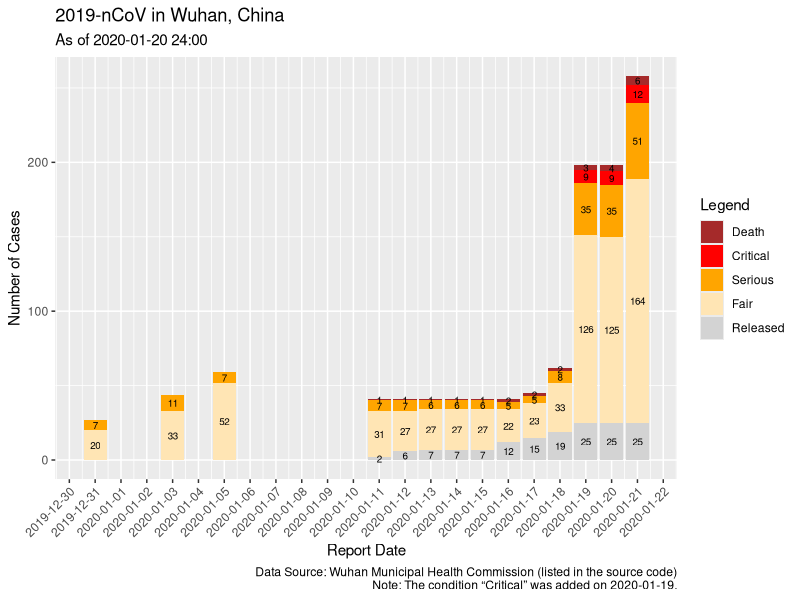

Source code (R): (Note: this script raises an error after producing the figure.)
# clone of https://commons.wikimedia.org/wiki/File:2019-nCoV_in_Wuhan.svg
# date: 24-Jan-2020 12:10pm PST

Lines <- "Date	Type	Cases
# http://wjw.wuhan.gov.cn/front/web/showDetail/2019123108989
# https://web.archive.org/web/20200120044512/http://wjw.wuhan.gov.cn/front/web/showDetail/2019123108989
2019-12-31	Normal	20
2019-12-31	Severe	7

# http://wjw.wuhan.gov.cn/front/web/showDetail/2020010309017
# https://web.archive.org/web/20200120044756/http://wjw.wuhan.gov.cn/front/web/showDetail/2020010309017
2020-01-03	Normal	33
2020-01-03	Severe	11

# http://wjw.wuhan.gov.cn/front/web/showDetail/2020010509020
# https://web.archive.org/web/20200114082052/http://wjw.wuhan.gov.cn/front/web/showDetail/2020010509020
2020-01-05	Normal	52
2020-01-05	Severe	7

# http://wjw.wuhan.gov.cn/front/web/showDetail/2020011109035
# https://web.archive.org/web/20200113213431/http://wjw.wuhan.gov.cn/front/web/showDetail/2020011109035
2020-01-11	Normal	31
2020-01-11	Severe	7
2020-01-11	Death	1
2020-01-11	Released	2

# http://wjw.wuhan.gov.cn/front/web/showDetail/2020011209037
# https://web.archive.org/web/20200113062247/http://wjw.wuhan.gov.cn/front/web/showDetail/2020011209037
2020-01-12	Normal	27
2020-01-12	Severe	7
2020-01-12	Death	1
2020-01-12	Released	6

# http://wjw.wuhan.gov.cn/front/web/showDetail/2020011309038
# https://web.archive.org/web/20200113194045/http://wjw.wuhan.gov.cn/front/web/showDetail/2020011309038
2020-01-13	Normal	27
2020-01-13	Severe	6
2020-01-13	Death	1
2020-01-13	Released	7

# http://wjw.wuhan.gov.cn/front/web/showDetail/2020011409039
# https://web.archive.org/web/20200114142353/http://wjw.wuhan.gov.cn/front/web/showDetail/2020011409039
2020-01-14	Normal	27
2020-01-14	Severe	6
2020-01-14	Death	1
2020-01-14	Released	7

# http://wjw.wuhan.gov.cn/front/web/showDetail/2020011509046
# https://web.archive.org/web/20200115155701/http://wjw.wuhan.gov.cn/front/web/showDetail/2020011509046
2020-01-15	Normal	27
2020-01-15	Severe	6
2020-01-15	Death	1
2020-01-15	Released	7

# http://wjw.wuhan.gov.cn/front/web/showDetail/2020011609057
# https://web.archive.org/web/20200120051422/http://wjw.wuhan.gov.cn/front/web/showDetail/2020011609057
2020-01-16	Normal	22
2020-01-16	Severe	5
2020-01-16	Death	2
2020-01-16	Released	12

# http://wjw.wuhan.gov.cn/front/web/showDetail/2020011809064
# https://web.archive.org/web/20200120051747/http://wjw.wuhan.gov.cn/front/web/showDetail/2020011809064
2020-01-17	Normal	23
2020-01-17	Severe	5
2020-01-17	Death	2
2020-01-17	Released	15

# http://wjw.wuhan.gov.cn/front/web/showDetail/2020011909074
# https://web.archive.org/web/20200120052005/http://wjw.wuhan.gov.cn/front/web/showDetail/2020011909074
2020-01-18	Normal	33
2020-01-18	Severe	8
2020-01-18	Death	2
2020-01-18	Released	19

# http://wjw.wuhan.gov.cn/front/web/showDetail/2020012009077
# https://web.archive.org/web/20200120052215/http://wjw.wuhan.gov.cn/front/web/showDetail/2020012009077
2020-01-19	Normal	126
2020-01-19	Severe	35
2020-01-19	VerySevere	9
2020-01-19	Death	3
2020-01-19	Released	25

# http://wjw.wuhan.gov.cn/front/web/showDetail/2020012109083
# https://web.archive.org/web/20200120204623/http://wjw.wuhan.gov.cn/front/web/showDetail/2020012109083
2020-01-20	Normal	125
2020-01-20	Severe	35
2020-01-20	VerySevere	9
2020-01-20	Death	4
2020-01-20	Released	25

# http://wjw.wuhan.gov.cn/front/web/showDetail/2020012109085
# https://web.archive.org/web/20200121101138/http://wjw.wuhan.gov.cn/front/web/showDetail/2020012109085
2020-01-21	Normal	164
2020-01-21	Severe	51
2020-01-21	VerySevere	12
2020-01-21	Death	6
2020-01-21	Released	25
"

df <- read.table(textConnection(Lines), header = TRUE)
df$Type <- factor(df$Type, levels=c("Death", "VerySevere", "Severe", "Normal", "Released") )
df$Date <- as.Date( df$Date, '%Y-%m-%d') # https://stackoverflow.com/a/4844931/2603230

require(ggplot2)
library(viridis)
library(scales)
mygraph <- ggplot(data = df, aes(x=Date, y=Cases, label=Cases, fill=Type, group=Type)) +
  geom_bar(position="stack", stat="identity") +
  geom_text(data=subset(df, Cases != 0), position = position_stack(vjust = 0.5), size = 2.5) +
  scale_x_date(date_breaks = "days", labels = date_format("%Y-%m-%d")) +
  scale_fill_manual("Legend", labels = c("Death", "Critical", "Serious", "Fair", "Released"), values = c("Normal" = "#FFE5B4", "Severe" = "orange", "VerySevere" = "red", "Death" = "brown", "Released" = "lightgray")) +
  theme(axis.text.x = element_text(angle = 45, hjust = 1)) +
  labs(title = "2019-nCoV in Wuhan, China",
       subtitle = "As of 2020-01-20 24:00",
       caption = "Data Source: Wuhan Municipal Health Commission (listed in the source code)\nNote: The condition “Critical” was added on 2020-01-19.",
       x = "Report Date",
       y = "Number of Cases")
mygraph

write.table(df, file='./data/wikimedia_Wuhan_nCoV_case_list_24-Jan-2020.csv', sep=',',row.names=FALSE)